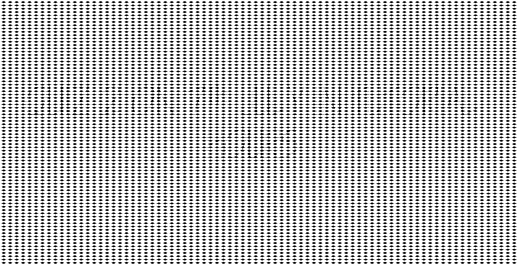
#> input picture Audio_Fingerprinting/Ques1a/ghost_signal_input.png, 517 x 264 px
$ jupyter execute Q1A_Signal.ipynb
#> lines starting #> are read from the running program, lines starting #| are printed output that depends on the picture; after the words box and inside, x2 and y2 are one past the last pixel; in counts of white or black regions, pixels touching at a corner belong together; long printed decimals are rounded
# Q1A — Frequency Forensics: "The Ghost Signal"

**Frequency-Domain Image Recovery System**

A reconnaissance image has been corrupted by a repetitive (periodic) interference
pattern. In the spatial domain the image looks destroyed, but periodic interference
leaves sharp, localized "fingerprints" in the frequency domain. This notebook:

1. Loads the corrupted image `ghost_signal_input.png`.
2. Derives and applies the 2‑D Discrete Fourier Transform (DFT).
3. Visualizes the magnitude spectrum (linear & dB, unshifted & shifted).
4. Automatically locates the interference peaks in the spectrum.
5. Designs and applies a notch (band-reject) filter to remove only the
   interference, while preserving the underlying image content.
6. Reconstructs the image with the inverse DFT and reveals the hidden message.
7. Studies how filter parameters affect reconstruction quality.
8. Discusses practical applications of frequency-domain restoration.

[cell 1]
import numpy as np
import matplotlib.pyplot as plt
from PIL import Image
from scipy.ndimage import label

plt.rcParams['figure.dpi'] = 110

## 1. Load the corrupted image

$I(x,y)$ is treated as a finite 2‑D discrete signal: a grayscale image of size
$M \times N$, where $x \in \{0,\dots,M-1\}$ indexes rows and $y \in \{0,\dots,N-1\}$
indexes columns, and the intensity values are real numbers (here, 8-bit, $0$–$255$).

[cell 2]
img_path = "ghost_signal_input.png"   # place the provided image in the same folder as this notebook

img = Image.open(img_path).convert("L")     # ensure single-channel grayscale
#> img is the input picture: PIL image 517x264 L; min 0, max 255, mean 194.5
I = np.array(img).astype(np.float64)
M, N = I.shape
#> M = 264; N = 517
print(f"Image size: {M} rows x {N} columns")
#| Image size: 264 rows x 517 columns

plt.figure(figsize=(7,3.6))
plt.imshow(I, cmap='gray')
plt.title("Corrupted image  I(x, y)")
plt.axis('off')
plt.show()

## 2. The 2-D Discrete Fourier Transform (DFT) and its inverse

For a finite discrete image $I(x,y)$ of size $M \times N$ ($x = 0,\dots,M-1$,
$y = 0,\dots,N-1$), the **2-D DFT** is

$$
F(u,v) \;=\; \sum_{x=0}^{M-1}\sum_{y=0}^{N-1} I(x,y)\, e^{-j2\pi\left(\frac{ux}{M}+\frac{vy}{N}\right)},
\qquad u=0,\dots,M-1,\; v=0,\dots,N-1
$$

and the corresponding **inverse 2-D DFT (IDFT)** that reconstructs the image
from its spectrum is

$$
I(x,y) \;=\; \frac{1}{MN}\sum_{u=0}^{M-1}\sum_{v=0}^{N-1} F(u,v)\, e^{\,j2\pi\left(\frac{ux}{M}+\frac{vy}{N}\right)} .
$$

Here $u$ and $v$ are the spatial-frequency indices along the row and column
directions, respectively. Because the 2-D DFT is separable, it can be computed
as a 1-D DFT along the rows followed by a 1-D DFT along the columns (or vice
versa); in practice we never evaluate the double sum directly — instead we use
the **Fast Fourier Transform (FFT)**, which computes the identical result in
$O(MN\log(MN))$ time instead of $O(M^2N^2)$. `numpy.fft.fft2` implements
exactly the DFT formula above, and `numpy.fft.ifft2` implements the IDFT
formula above.

[cell 3]
# 2-D DFT via FFT (mathematically identical to the double-sum definition above,
# just computed efficiently)
F = np.fft.fft2(I)
print("F.shape:", F.shape, " dtype:", F.dtype)   # complex-valued spectrum, same size as I
#| F.shape: (264, 517)  dtype: complex128

## 3. Magnitude spectrum — linear and dB scale (unshifted)

The magnitude spectrum is $|F(u,v)|$. Because natural-image spectra have an
*enormous* dynamic range (the DC term is typically $10^3$–$10^5$ times larger
than high-frequency content), a **linear-scale** plot of $|F(u,v)|$ shows
almost nothing but a single bright dot — everything else is crushed to black.
We therefore also plot the **log-magnitude (dB) spectrum**

$$
S_{\text{dB}}(u,v) = 20\log_{10}\big(|F(u,v)| + 1\big)
$$

(the "+1" only avoids $\log(0)$ for any exactly-zero bins). The dB scale
compresses the dynamic range and reveals weak but structured components that
are invisible on a linear scale.

[cell 4]
mag_lin = np.abs(F)
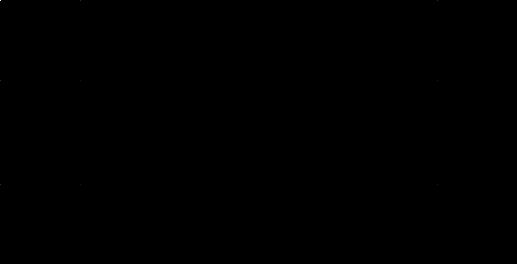
#> mag_lin: shape (264, 517) float64; min 4.48, max 26541183, mean 2165; drawn with min black and max white
mag_db  = 20*np.log10(mag_lin + 1)

fig, ax = plt.subplots(1, 2, figsize=(11, 3.8))
ax[0].imshow(mag_lin, cmap='gray'); ax[0].set_title("Unshifted |F(u,v)| — linear"); ax[0].axis('off')
ax[1].imshow(mag_db,  cmap='gray'); ax[1].set_title("Unshifted 20·log10|F(u,v)| — dB"); ax[1].axis('off')
plt.tight_layout(); plt.show()

print(f"DC magnitude            : {mag_lin[0,0]:.3e}")
#| DC magnitude            : 2.654e+07
print(f"Median magnitude (other): {np.median(mag_lin):.3e}")
#| Median magnitude (other): 1.318e+03
print(f"Ratio DC / median       : {mag_lin[0,0]/np.median(mag_lin):,.0f}x")
#| Ratio DC / median       : 20,136x

**Observation.** On the linear plot the DC component at $(u,v)=(0,0)$ dominates
everything else by several orders of magnitude (see the ratio printed above),
so the rest of the spectrum appears essentially black. The dB plot compresses
this enormous range logarithmically and reveals the fainter structure of the
spectrum — including the interference.

## 4. Centering the spectrum (`fftshift`)

`np.fft.fft2` returns $F(u,v)$ in the **natural FFT order**: the DC term
$F(0,0)$ is at the *top-left corner*, with frequency indices increasing outward
and wrapping around (since the DFT is periodic with period $M$ in $u$ and $N$
in $v$). Low frequencies are therefore split across all four corners of the
array, which is hard to interpret visually.

To get the conventional, human-readable layout — DC and the lowest frequencies
at the **center**, with frequency increasing radially outward — we apply a
**circular shift** of the spectrum by $M/2$ rows and $N/2$ columns. This is
exactly what `numpy.fft.fftshift` does:

$$
F_{\text{shifted}}(u,v) = F\big((u - M/2)\bmod M,\;(v - N/2)\bmod N\big)
$$

This works because shifting an image by half its period in the spatial domain
is equivalent (by the DFT's periodicity/shift property) to swapping quadrants
in the frequency domain — no information is lost, only the *display* layout
changes.

[cell 5]
Fshift   = np.fft.fftshift(F)
mag_s    = np.abs(Fshift)
mag_s_db = 20*np.log10(mag_s + 1)

cy, cx = M//2, N//2   # center pixel after shifting = DC location
#> cy = 132; cx = 258

fig, ax = plt.subplots(1, 2, figsize=(11, 3.8))
ax[0].imshow(mag_s,    cmap='gray'); ax[0].set_title("Shifted |F(u,v)| — linear, DC centered"); ax[0].axis('off')
ax[1].imshow(mag_s_db, cmap='gray'); ax[1].set_title("Shifted 20·log10|F(u,v)| — dB");          ax[1].axis('off')
plt.tight_layout(); plt.show()

## 5. Locating the interference components

The corrupted image is dominated by a fine, perfectly regular dot/grid pattern.
A pattern that is periodic with a fixed spatial period in $x$ and/or $y$
produces **sharp, narrow, high-magnitude impulses** in the frequency domain at
the corresponding fundamental frequency and its harmonics — very different
from real image content, whose energy is **smoothly distributed** and decays
gradually from the DC term outward (natural images are dominated by low
frequencies with a roughly $1/f$-like falloff, with no isolated spikes).

This gives a simple, principled way to separate noise from content:

* **Content frequencies**: low-to-mid frequencies, smoothly/broadly spread
  around the DC term, no special structure.
* **Interference frequencies**: isolated, narrow, very high-magnitude points
  sitting *well above* the local noise floor, arranged in a regular lattice
  (because the dot-grid pattern is itself doubly periodic in row and column
  directions, its spectrum is a 2-D "comb" of impulses at integer multiples of
  the fundamental row/column frequencies, including sum/difference
  cross-terms).

We detect these impulses automatically: exclude a small disk around DC
(this protects the genuine low-frequency image content), compute the mean/std
of the remaining ("background") log-magnitude values, and flag any pixel that
sits many standard deviations above that local noise floor as an interference
peak.

[cell 6]
# Exclude a small disk around DC so we never touch genuine low-frequency content
yy, xx = np.ogrid[:M, :N]
#> yy = 264 values from 0 to 263
dist2 = (yy - cy)**2 + (xx - cx)**2
center_radius = 10
exclude = dist2 < center_radius**2

background = mag_s_db[~exclude]
mean_bg, std_bg = background.mean(), background.std()
#> mean_bg = 61.93; std_bg = 6.76
threshold = mean_bg + 6*std_bg     # "many std above the noise floor"
#> threshold = 102.5

print(f"Background dB level : mean = {mean_bg:.2f} dB, std = {std_bg:.2f} dB")
#| Background dB level : mean = 61.93 dB, std = 6.76 dB
print(f"Detection threshold  : {threshold:.2f} dB  (mean + 6*std)")
#| Detection threshold  : 102.49 dB  (mean + 6*std)

candidate = (mag_s_db > threshold) & (~exclude)
#> candidate: shape (264, 517) bool; 0.03% white in thin lines or dots, all inside (x1, y1, x2, y2) = (18, 28, 499, 237)
labels, n_blobs = label(candidate)
#> labels: shape (264, 517) int32; 41 distinct labels, from 0 to 40
#> n_blobs = 40
print(f"Number of interference peaks detected: {n_blobs}")
#| Number of interference peaks detected: 40

peaks = []
for i in range(1, n_blobs + 1):
    ys, xs = np.where(labels == i)
    py, px = int(round(ys.mean())), int(round(xs.mean()))
    peaks.append((py, px, mag_s_db[py, px]))
#> this loop made 40 passes
#> (ys, xs, py, px) on passes 1 to 12: ([28], [98], 28, 98), ([28], [178], 28, 178), ([28], [258], 28, 258), ([28], [338], 28, 338), ([28], [418], 28, 418), ([52], [18], 52, 18), ([52], [98], 52, 98), ([52], [178], 52, 178), ([52], [258], 52, 258), ([52], [338], 52, 338), ([52], [418], 52, 418), ([52], [498], 52, 498)
#> after the loop, peaks = 40 items, first 6: (28, 98, 116.2), (28, 178, 102.7), (28, 258, 118), (28, 338, 102.7), (28, 418, 116.2), (52, 18, 108.7)
peaks.sort(key=lambda t: -t[2])

print("\nTop peaks  (row, col, dB)   ->   (Δrow, Δcol) relative to DC:")
for p in peaks[:12]:
    print(f"  {p}   ->   ({p[0]-cy}, {p[1]-cx})")
#> this loop made 12 passes
#> p on passes 1 to 12: (132, 178, 134), (132, 338, 134), (52, 258, 134), (212, 258, 134), (52, 338, 128.3), (212, 178, 128.3), (52, 178, 128.3), (212, 338, 128.3), (132, 98, 118), (132, 418, 118), (28, 258, 118), (236, 258, 118)
#|   (132, 178, 133.990)   ->   (0, -80)
#|   (132, 338, 133.990)   ->   (0, 80)
#|   (52, 258, 133.990)   ->   (-80, 0)
#|   (212, 258, 133.990)   ->   (80, 0)
#|   (52, 338, 128.323)   ->   (-80, 80)
#|   (212, 178, 128.323)   ->   (80, -80)
#|   (52, 178, 128.321)   ->   (-80, -80)
#|   (212, 338, 128.321)   ->   (80, 80)
#> (further printed lines are left out)

[cell 7]
fig, ax = plt.subplots(figsize=(9, 4.6))
ax.imshow(mag_s_db, cmap='gray')
ys = [p[0] for p in peaks]; xs = [p[1] for p in peaks]
#> after `ys = [p[0] for p in peaks]`: ys = 40 values, max 236 at index 11, min 28 at index 10, mean 132
#> after `xs = [p[1] for p in peaks]`: xs = 40 values, max 498 at index 20, min 18 at index 21, mean 258
ax.scatter(xs, ys, s=50, facecolors='none', edgecolors='red',  linewidths=1.3, label='Interference peaks')
ax.scatter([cx], [cy],     s=70, facecolors='none', edgecolors='lime', linewidths=1.6, label='DC (content)')
ax.set_title(f"Detected interference peaks: N = {len(peaks)}")
ax.legend(loc='upper right')
ax.axis('off')
plt.tight_layout(); plt.show()
#> after `plt.tight_layout()`:
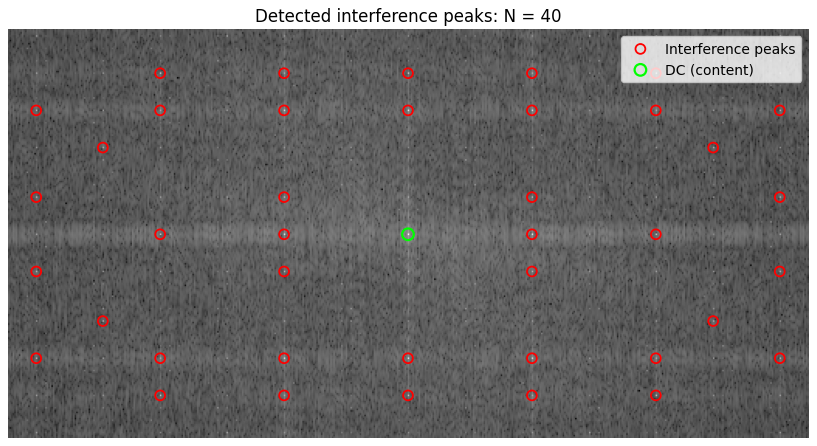
#> figure drawn by matplotlib, 1 panel

**Observation.** The detected peaks form a perfectly regular lattice
symmetric about the DC point (as required for any real-valued image, since
$F(-u,-v) = F^*(u,v)$). The strongest pair sits at $(\Delta u,\Delta v) =
(0,\pm 80)$ and $(\pm 80, 0)$ — i.e. a single dominant horizontal period and a
single dominant vertical period — with weaker peaks at the diagonal
combinations $(\pm80,\pm80)$ and at integer harmonics ($\pm160$, $\pm240$,
…). This is exactly the spectral signature of a separable, doubly-periodic
dot-grid pattern, confirming that these — and only these — narrow, isolated,
abnormally strong components are responsible for the corruption; everything
else in the spectrum belongs to the underlying picture.

## 6. Designing the frequency-domain filter (notch / band-reject)

Since the interference lives at a small, *known* set of isolated frequency
locations while the image content occupies everything else, the natural tool
is a **notch (band-reject) filter**: a filter $H(u,v)$ that is $1$
everywhere, except in a small disk of radius $r$ around each detected
interference peak (and its symmetric partner), where it is set to $0$:

$$
H(u,v) = \begin{cases} 0, & d_k(u,v) \le r \text{ for some detected peak } k \\ 1, & \text{otherwise}\end{cases}
$$

where $d_k(u,v)$ is the Euclidean distance from $(u,v)$ to the $k$-th detected
peak. The radius $r$ is the one free parameter of this design: large enough
to fully cover and suppress each interference spike, but small enough not to
remove legitimate low-frequency image content that happens to sit nearby
(this trade-off is examined quantitatively in Section 9).

[cell 8]
def notch_filter(shape, peak_list, radius):
    Mh, Nh = shape
    yy, xx = np.ogrid[:Mh, :Nh]
    mask = np.ones((Mh, Nh))
    for (py, px) in peak_list:
        d2 = (yy - py)**2 + (xx - px)**2
        mask[d2 <= radius**2] = 0
    return mask

peak_coords = [(p[0], p[1]) for p in peaks]   # (row, col) of every detected interference peak
#> peak_coords = 40 pairs, first value 28 to 236, second value 18 to 498

R = 6   # chosen notch radius (justified by the parameter study in Section 9)
H = notch_filter((M, N), peak_coords, R)
#> the loop in notch_filter, `for (py, px) in peak_list:` made 40 passes
#> (py, px) on passes 1 to 12: (132, 178), (132, 338), (52, 258), (212, 258), (52, 338), (212, 178), (52, 178), (212, 338), (132, 98), (132, 418), (28, 258), (236, 258)
#> pass 1, in notch_filter, `d2 = (yy - py)**2 + (xx - px)**2`:
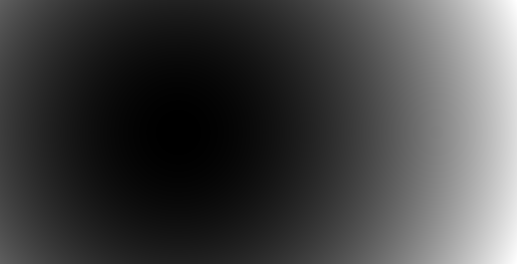
#> d2: shape (264, 517) int64; min 0, max 131668, mean 34482.2; drawn with min black and max white
#> pass 3, in notch_filter, `d2 = (yy - py)**2 + (xx - px)**2`:
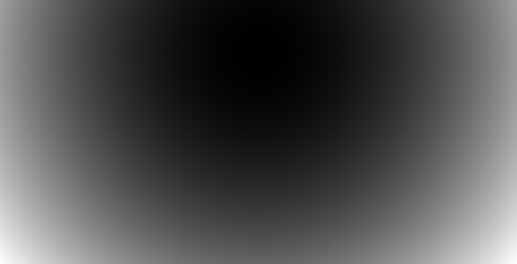
#> d2: shape (264, 517) int64; min 0, max 111085, mean 34402.2; drawn with min black and max white
#> after the loop in notch_filter, `for (py, px) in peak_list:`:
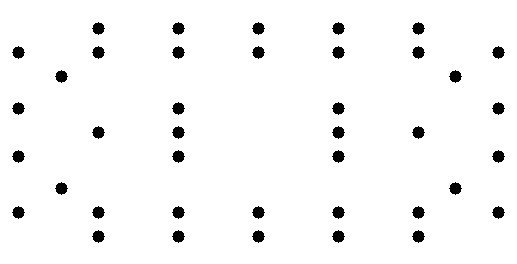
#> mask: shape (264, 517) float64; values 0 (black) and 1 (white), 96.7% white; 40 black regions, largest, box (x1, y1, x2, y2) and area: (92, 22, 105, 35) 113, (172, 22, 185, 35) 113, (252, 22, 265, 35) 113

plt.figure(figsize=(7, 3.8))
plt.imshow(H, cmap='gray', vmin=0, vmax=1)
plt.title(f"Notch filter mask H(u,v), r = {R}")
plt.axis('off')
plt.show()

[cell 9]
Ffilt = Fshift * H
mag_filt_db = 20*np.log10(np.abs(Ffilt) + 1)
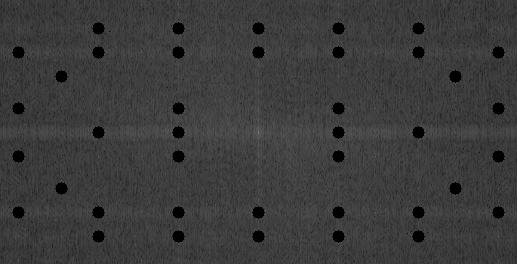
#> mag_filt_db: shape (264, 517) float64; min 0, max 148.5, mean 59.8

fig, ax = plt.subplots(1, 2, figsize=(11, 3.8))
ax[0].imshow(mag_s_db,    cmap='gray'); ax[0].set_title("Spectrum BEFORE filtering"); ax[0].axis('off')
ax[1].imshow(mag_filt_db, cmap='gray'); ax[1].set_title("Spectrum AFTER filtering");  ax[1].axis('off')
plt.tight_layout(); plt.show()

## 7. Reconstruction via the inverse DFT

To get back to the spatial domain we undo the shift (`ifftshift`) and apply
the inverse FFT (`ifft2`, the efficient implementation of the IDFT formula in
Section 2). The result is complex-valued due to floating-point round-off; for
a real input image, the imaginary part should be numerically negligible, so
we keep only the real part.

[cell 10]
recovered_complex = np.fft.ifft2(np.fft.ifftshift(Ffilt))
print("Max |imaginary part| (should be ~0):", np.max(np.abs(recovered_complex.imag)))
#| Max |imaginary part| (should be ~0): 6.21456127646566e-14

recovered = np.real(recovered_complex)
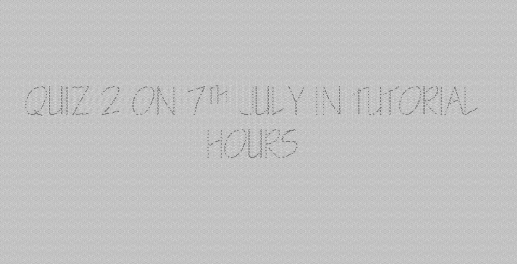
#> recovered: shape (264, 517) float64; min 111.7, max 215.7, mean 194.5
recovered_disp = recovered - recovered.min()
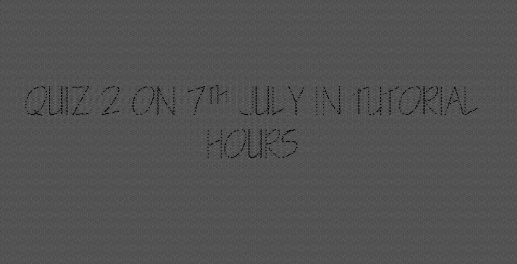
#> recovered_disp: shape (264, 517) float64; min 0, max 104, mean 82.8
recovered_disp = (recovered_disp / recovered_disp.max() * 255).astype(np.uint8)

plt.figure(figsize=(7, 3.8))
plt.imshow(recovered_disp, cmap='gray')
plt.title("Recovered image")
plt.axis('off')
plt.show()

**Result.** The hidden message is now legible:

> **"QUIZ 2 ON 7th JULY IN TUTORIAL HOURS"**

The notch filter has successfully suppressed the periodic dot-grid
interference while leaving the underlying text intact.

## 8. Side-by-side comparison

[cell 11]
fig, ax = plt.subplots(1, 4, figsize=(16, 4))
ax[0].imshow(I,              cmap='gray'); ax[0].set_title("Corrupted");       ax[0].axis('off')
ax[1].imshow(mag_s_db,       cmap='gray'); ax[1].set_title("Spectrum (dB)");   ax[1].axis('off')
ax[2].imshow(mag_filt_db,    cmap='gray'); ax[2].set_title("Filtered Spectrum"); ax[2].axis('off')
ax[3].imshow(recovered_disp, cmap='gray'); ax[3].set_title("Recovered");       ax[3].axis('off')
plt.tight_layout(); plt.show()

## 9. Parameter study — does removing *more* frequencies always help?

We now vary the notch radius $r$ to see how the choice of filter parameter
affects reconstruction quality.

[cell 12]
radii = [3, 6, 10, 20, 35]
fig, axes = plt.subplots(1, len(radii), figsize=(3.1*len(radii), 3.4))
for ax, r in zip(axes, radii):
    Hr = notch_filter((M, N), peak_coords, r)
    rec = np.real(np.fft.ifft2(np.fft.ifftshift(Fshift * Hr)))
    d = rec - rec.min(); d = (d/d.max()*255).astype(np.uint8)
    ax.imshow(d, cmap='gray'); ax.set_title(f"r = {r}"); ax.axis('off')
#> this loop made 5 passes
#> pass 1, `d = (d / d.max() * 255).astype(np.uint8)`:
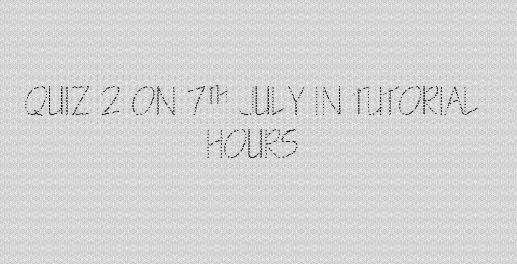
#> d: shape (264, 517); min 0, max 255, mean 212.7
plt.suptitle("Effect of notch radius on reconstruction quality")
plt.tight_layout(); plt.show()
#> after `plt.tight_layout()`:
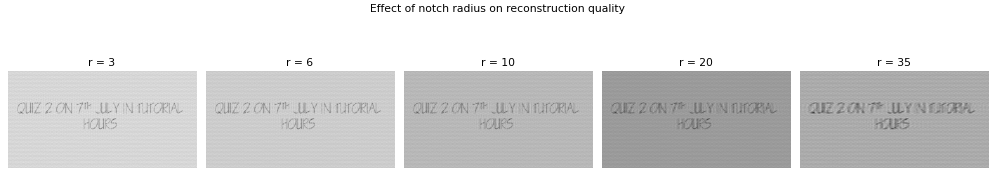
#> figure drawn by matplotlib, 5 panels
